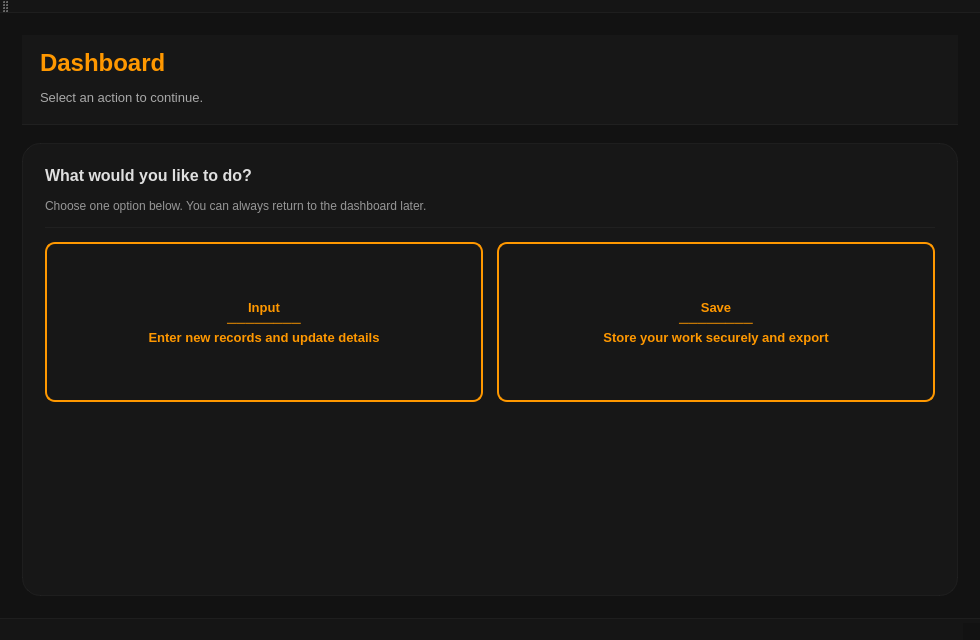
<?xml version="1.0" encoding="UTF-8"?>
<ui version="4.0">
 <class>dashboard</class>
 <widget class="QMainWindow" name="dashboard">
  <property name="geometry">
   <rect>
    <x>0</x>
    <y>0</y>
    <width>980</width>
    <height>640</height>
   </rect>
  </property>
  <property name="minimumSize">
   <size>
    <width>900</width>
    <height>600</height>
   </size>
  </property>
  <property name="windowTitle">
   <string>Dashboard</string>
  </property>
  <property name="styleSheet">
   <string notr="true">
/* =========================
   BASE
   ========================= */
QMainWindow, QWidget {
    background-color: #121212;
    color: #EAEAEA;
    font-family: &quot;Segoe UI&quot;;
    font-size: 13px;
}

/* =========================
   HEADER BAR
   ========================= */
QFrame#headerBar {
    background-color: #171717;
    border-bottom: 1px solid rgba(255,255,255,10);
}
QLabel {
background-color: #171717; 
}


/* Titles */
QLabel#lblTitle {
    color: #FF9800;
    font-size: 24px;
    font-weight: 800;
}

QLabel#lblSubtitle {
    color: rgba(255,255,255,160);
    font-size: 13px;
}

/* =========================
   CONTENT CARD
   ========================= */
QFrame#contentCard {
    background-color: #171717;
    border: 1px solid rgba(255,255,255,10);
    border-radius: 18px;
}

/* Section heading */
QLabel#lblSection {
    color: rgba(255,255,255,220);
    font-size: 16px;
    font-weight: 700;
}

/* Hint text */
QLabel#lblHint {
    color: rgba(255,255,255,140);
    font-size: 12px;
}

/* Divider */
QFrame#divider {
    background-color: rgba(255,255,255,10);
}

/* =========================
   ACTION TILES (Buttons)
   ========================= */
QPushButton.actionTile {
    background-color: rgba(255,255,255,6);
    color: #FFFFFF;
    border: 1px solid rgba(255,255,255,12);
    border-radius: 16px;
    padding: 18px;
    font-size: 15px;
    font-weight: 800;
    text-align: left;
    min-height: 140px;
}

QPushButton.actionTile:hover {
    border: 1px solid rgba(255,152,0,55);
    background-color: rgba(255,152,0,10);
}

QPushButton.actionTile:pressed {
    background-color: rgba(255,152,0,18);
    border: 1px solid rgba(255,152,0,90);
}

/* Optional: make the &quot;primary&quot; tile slightly more orange */


/* =========================
   STANDARD BUTTONS (if you add more later)
   ========================= */
QPushButton {
    background-color: transparent;
    color: #FF9800;
    font-weight: bold;
    border: 2px solid #FF9800;
    border-radius: 10px;
    padding: 10px 14px;
}

QPushButton:hover {
    background-color: rgba(255, 152, 0, 25);
}

QPushButton:pressed {
    background-color: rgba(255, 152, 0, 60);
    color: black;
}

/* =========================
   MENUBAR / STATUSBAR
   ========================= */
QMenuBar {
    background-color: #151515;
    color: rgba(255,255,255,200);
    border-bottom: 1px solid rgba(255,255,255,10);
}

QStatusBar {
    background-color: #151515;
    color: rgba(255,255,255,160);
    border-top: 1px solid rgba(255,255,255,10);
}

/* Toolbar */
QToolBar {
    background-color: #151515;
    border-bottom: 1px solid rgba(255,255,255,10);
}
   </string>
  </property>
  <widget class="QWidget" name="centralwidget">
   <layout class="QVBoxLayout" name="rootLayout">
    <property name="spacing">
     <number>18</number>
    </property>
    <property name="leftMargin">
     <number>22</number>
    </property>
    <property name="topMargin">
     <number>22</number>
    </property>
    <property name="rightMargin">
     <number>22</number>
    </property>
    <property name="bottomMargin">
     <number>22</number>
    </property>
    <item>
     <widget class="QFrame" name="headerBar">
      <property name="minimumSize">
       <size>
        <width>0</width>
        <height>90</height>
       </size>
      </property>
      <property name="frameShape">
       <enum>QFrame::NoFrame</enum>
      </property>
      <layout class="QVBoxLayout" name="headerLayout">
       <property name="spacing">
        <number>6</number>
       </property>
       <property name="leftMargin">
        <number>18</number>
       </property>
       <property name="topMargin">
        <number>14</number>
       </property>
       <property name="rightMargin">
        <number>18</number>
       </property>
       <property name="bottomMargin">
        <number>14</number>
       </property>
       <item>
        <widget class="QLabel" name="lblTitle">
         <property name="text">
          <string>Dashboard</string>
         </property>
        </widget>
       </item>
       <item>
        <widget class="QLabel" name="lblSubtitle">
         <property name="text">
          <string>Select an action to continue.</string>
         </property>
        </widget>
       </item>
      </layout>
     </widget>
    </item>
    <item>
     <widget class="QFrame" name="contentCard">
      <property name="frameShape">
       <enum>QFrame::NoFrame</enum>
      </property>
      <layout class="QVBoxLayout" name="contentLayout">
       <property name="spacing">
        <number>14</number>
       </property>
       <property name="leftMargin">
        <number>22</number>
       </property>
       <property name="topMargin">
        <number>22</number>
       </property>
       <property name="rightMargin">
        <number>22</number>
       </property>
       <property name="bottomMargin">
        <number>22</number>
       </property>
       <item>
        <widget class="QLabel" name="lblSection">
         <property name="text">
          <string>What would you like to do?</string>
         </property>
        </widget>
       </item>
       <item>
        <widget class="QLabel" name="lblHint">
         <property name="text">
          <string>Choose one option below. You can always return to the dashboard later.</string>
         </property>
         <property name="wordWrap">
          <bool>true</bool>
         </property>
        </widget>
       </item>
       <item>
        <widget class="QFrame" name="divider">
         <property name="minimumSize">
          <size>
           <width>0</width>
           <height>1</height>
          </size>
         </property>
         <property name="maximumSize">
          <size>
           <width>16777215</width>
           <height>1</height>
          </size>
         </property>
         <property name="frameShape">
          <enum>QFrame::NoFrame</enum>
         </property>
        </widget>
       </item>
       <item>
        <layout class="QHBoxLayout" name="tilesRow">
         <property name="spacing">
          <number>14</number>
         </property>
         <item>
          <widget class="QPushButton" name="btndashboard_input">
           <property name="minimumSize">
            <size>
             <width>320</width>
             <height>160</height>
            </size>
           </property>
           <property name="cursor">
            <cursorShape>PointingHandCursor</cursorShape>
           </property>
           <property name="text">
            <string>Input
────────
Enter new records and update details</string>
           </property>
           <property name="property" stdset="0">
            <string>class</string>
           </property>
          </widget>
         </item>
         <item>
          <widget class="QPushButton" name="btndashboard_save">
           <property name="minimumSize">
            <size>
             <width>320</width>
             <height>160</height>
            </size>
           </property>
           <property name="cursor">
            <cursorShape>PointingHandCursor</cursorShape>
           </property>
           <property name="text">
            <string>Save
────────
Store your work securely and export</string>
           </property>
           <property name="property" stdset="0">
            <string>class</string>
           </property>
          </widget>
         </item>
        </layout>
       </item>
       <item>
        <spacer name="spBottom">
         <property name="orientation">
          <enum>Qt::Vertical</enum>
         </property>
         <property name="sizeHint" stdset="0">
          <size>
           <width>20</width>
           <height>40</height>
          </size>
         </property>
        </spacer>
       </item>
      </layout>
     </widget>
    </item>
   </layout>
  </widget>
  <widget class="QMenuBar" name="menubar">
   <property name="geometry">
    <rect>
     <x>0</x>
     <y>0</y>
     <width>980</width>
     <height>24</height>
    </rect>
   </property>
  </widget>
  <widget class="QStatusBar" name="statusbar"/>
  <widget class="QToolBar" name="toolBar">
   <property name="windowTitle">
    <string>Toolbar</string>
   </property>
   <attribute name="toolBarArea">
    <enum>TopToolBarArea</enum>
   </attribute>
   <attribute name="toolBarBreak">
    <bool>false</bool>
   </attribute>
  </widget>
 </widget>
 <resources/>
 <connections/>
</ui>
